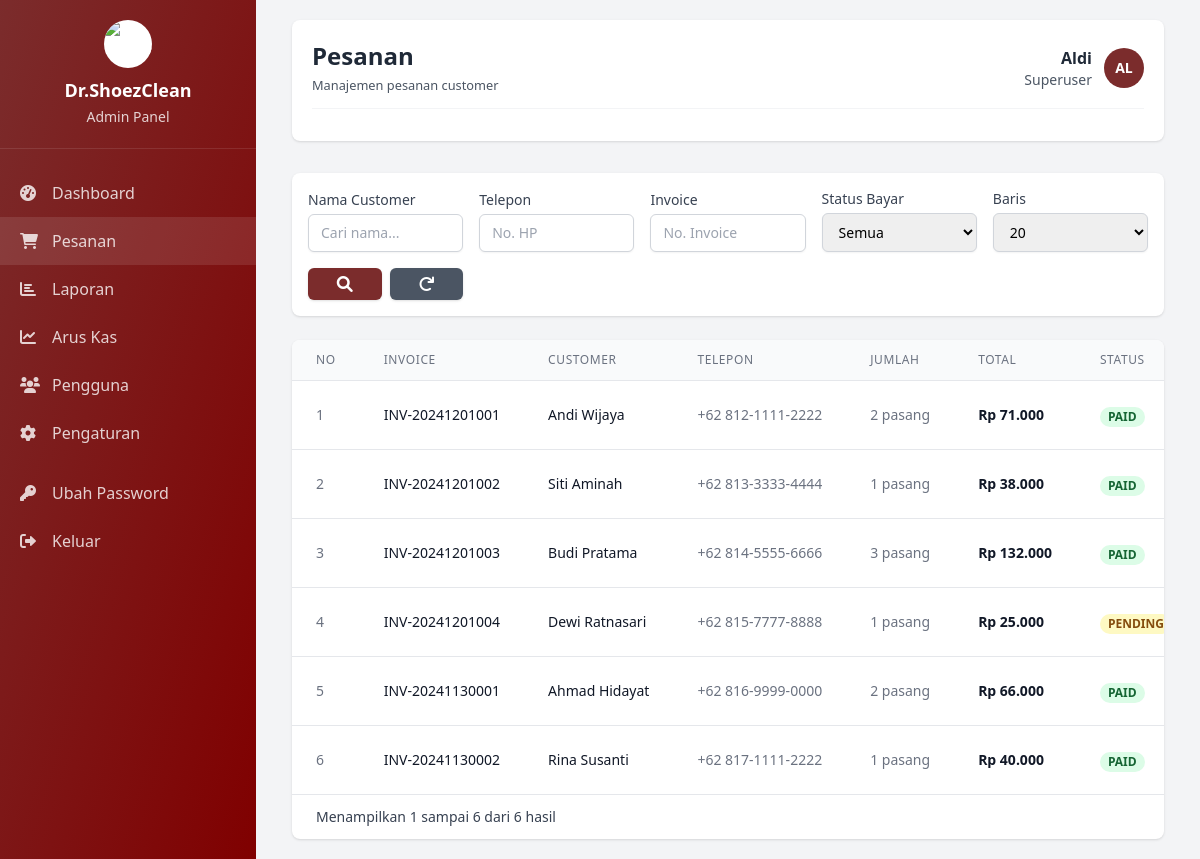
The page /admin/index.php?page=orders (signed in) on the database its author committed.
### tables this page shows
CREATE TABLE `settings` (
  `id` int(11) NOT NULL AUTO_INCREMENT,
  `setting_key` varchar(100) NOT NULL,
  `setting_value` text DEFAULT NULL,
  `setting_type` enum('text','number','boolean','image','file') NOT NULL DEFAULT 'text',
  `description` text DEFAULT NULL,
  `created_at` timestamp NOT NULL DEFAULT CURRENT_TIMESTAMP,
  `updated_at` timestamp NOT NULL DEFAULT CURRENT_TIMESTAMP ON UPDATE CURRENT_TIMESTAMP,
  PRIMARY KEY (`id`),
  UNIQUE KEY `setting_key` (`setting_key`)
);

CREATE TABLE `orders` (
  `id` int(11) NOT NULL AUTO_INCREMENT,
  `invoice_no` varchar(50) NOT NULL,
  `customer_name` varchar(100) NOT NULL,
  `phone` varchar(20) NOT NULL,
  `total_pairs` int(11) NOT NULL,
  `subtotal` decimal(10,0) NOT NULL DEFAULT 0,
  `total` decimal(10,0) NOT NULL DEFAULT 0,
  `payment_status` enum('pending','paid','cancelled') NOT NULL DEFAULT 'pending',
  `payment_method` enum('cash','transfer','qr') DEFAULT NULL,
  `date_in` date NOT NULL,
  `date_estimate_out` date DEFAULT NULL,
  `date_out` date DEFAULT NULL,
  `notes` text DEFAULT NULL,
  `status` enum('new','processing','ready','completed','cancelled') NOT NULL DEFAULT 'new',
  `created_by` int(11) DEFAULT NULL,
  `created_at` timestamp NOT NULL DEFAULT CURRENT_TIMESTAMP,
  `updated_at` timestamp NOT NULL DEFAULT CURRENT_TIMESTAMP ON UPDATE CURRENT_TIMESTAMP,
  PRIMARY KEY (`id`),
  UNIQUE KEY `invoice_no` (`invoice_no`),
  KEY `idx_customer` (`customer_name`),
  KEY `idx_phone` (`phone`),
  KEY `idx_payment_status` (`payment_status`),
  KEY `idx_date_in` (`date_in`),
  KEY `idx_status` (`status`),
  KEY `idx_created_by` (`created_by`),
  CONSTRAINT `orders_ibfk_1` FOREIGN KEY (`created_by`) REFERENCES `users` (`id`) ON DELETE SET NULL
);

### views/admin/orders/index.php (the view, shortened to what the rows shown need)
<!DOCTYPE html>
<html lang="id">
<head>
    <script src="https://cdn.tailwindcss.com"></script>
    <link href="https://cdnjs.cloudflare.com/ajax/libs/font-awesome/6.0.0/css/all.min.css" rel="stylesheet">
</head>
<body class="bg-gray-100">
    <?php include __DIR__ . '/../layouts/sidebar.php'; ?>
    <main class="md:ml-64 p-5 min-h-screen">
        <div class="max-w-7xl mx-auto px-4">
            <?php
            include __DIR__ . '/../layouts/header.php';
            ?>
            <?php
            $database = new Database();
            $db = $database->getConnection();
            $orderModel = new Order($db);
            $filters = [];
            $limit_options = [10, 20, 50, 100];
            $limit = isset($_GET['limit']) && in_array((int)$_GET['limit'], $limit_options) ? (int)$_GET['limit'] : 20;
            $page_num = isset($_GET['page_num']) ? (int)$_GET['page_num'] : 1;
            $offset = ($page_num - 1) * $limit;
            $total_orders = $orderModel->countAll($filters);
            $orders = $orderModel->getAll($filters, $limit, $offset);
            ?>
            <div class="bg-white p-4 rounded-lg shadow mb-6">
                <form method="GET">
                    <div class="grid grid-cols-1 md:grid-cols-3 lg:grid-cols-5 xl:grid-cols-6 gap-4 items-end">
                        <div>
                            <label for="customer_name" class="block text-sm font-medium text-gray-700 mb-1">Nama Customer</label>
                            <input type="text" id="customer_name" name="customer_name" class="w-full px-3 py-2 border border-gray-300 rounded-md shadow-sm focus:outline-none focus:ring-[#7B2C2C] focus:border-[#7B2C2C] sm:text-sm" value="<?= htmlspecialchars($filters['customer_name'] ?? '') ?>" placeholder="Cari nama...">
                        </div>
                        <div>
                            <label for="phone" class="block text-sm font-medium text-gray-700 mb-1">Telepon</label>
                            <input type="text" id="phone" name="phone" class="w-full px-3 py-2 border border-gray-300 rounded-md shadow-sm focus:outline-none focus:ring-[#7B2C2C] focus:border-[#7B2C2C] sm:text-sm" value="<?= htmlspecialchars($filters['phone'] ?? '') ?>" placeholder="No. HP">
                        </div>
                        <div>
                            <label for="invoice_no" class="block text-sm font-medium text-gray-700 mb-1">Invoice</label>
                            <input type="text" id="invoice_no" name="invoice_no" class="w-full px-3 py-2 border border-gray-300 rounded-md shadow-sm focus:outline-none focus:ring-[#7B2C2C] focus:border-[#7B2C2C] sm:text-sm" value="<?= htmlspecialchars($filters['invoice_no'] ?? '') ?>" placeholder="No. Invoice">
                        </div>
                        <div>
                            <label for="payment_status" class="block text-sm font-medium text-gray-700 mb-1">Status Bayar</label>
                            <select id="payment_status" name="payment_status" class="w-full px-3 py-2 border border-gray-300 rounded-md shadow-sm focus:outline-none focus:ring-[#7B2C2C] focus:border-[#7B2C2C] sm:text-sm">
                                <option value="">Semua</option>
                            </select>
                        </div>
                        <div>
                            <label for="limit" class="block text-sm font-medium text-gray-700 mb-1">Baris</label>
                            <select id="limit" name="limit" onchange="this.form.submit()" class="w-full px-3 py-2 border border-gray-300 rounded-md shadow-sm focus:outline-none focus:ring-[#7B2C2C] focus:border-[#7B2C2C] sm:text-sm">
                                <?php foreach ($limit_options as $option): ?>
                                <option value="<?= $option ?>" <?= $limit === $option ? 'selected' : '' ?>><?= $option ?></option>
                                <?php endforeach; ?>
                            </select>
                        </div>
                        <div class="flex gap-2">
                            <button type="submit" class="w-full bg-[#7B2C2C] text-white px-4 py-2 rounded-md hover:bg-[#6B2222] transition-colors shadow flex items-center justify-center">
                                <i class="fas fa-search"></i>
                            </button>
                            <a href="?page=orders" class="w-full bg-gray-600 text-white px-4 py-2 rounded-md hover:bg-gray-700 transition-colors shadow flex items-center justify-center">
                                <i class="fas fa-redo"></i>
                            </a>
                        </div>
                    </div>
                </form>
            </div>
            <div class="bg-white rounded-lg shadow overflow-hidden">
                <div class="overflow-x-auto">
                    <table class="w-full min-w-full divide-y divide-gray-200">
                        <thead class="bg-gray-50">
                            <tr>
                                <th class="px-6 py-3 text-left text-xs font-medium text-gray-500 uppercase tracking-wider">No</th>
                                <th class="px-6 py-3 text-left text-xs font-medium text-gray-500 uppercase tracking-wider">Invoice</th>
                                <th class="px-6 py-3 text-left text-xs font-medium text-gray-500 uppercase tracking-wider">Customer</th>
                                <th class="px-6 py-3 text-left text-xs font-medium text-gray-500 uppercase tracking-wider">Telepon</th>
                                <th class="px-6 py-3 text-left text-xs font-medium text-gray-500 uppercase tracking-wider">Jumlah</th>
                                <th class="px-6 py-3 text-left text-xs font-medium text-gray-500 uppercase tracking-wider">Total</th>
                                <th class="px-6 py-3 text-left text-xs font-medium text-gray-500 uppercase tracking-wider">Status</th>
                            </tr>
                        </thead>
                        <tbody class="bg-white divide-y divide-gray-200">
                            <?php if (empty($orders)): ?>
                                <tr>
                                    <td colspan="9" class="text-center py-10">
                                        <div class="text-gray-400">
                                            <i class="fas fa-inbox fa-3x mb-3"></i>
                                            <p class="text-gray-500">Tidak ada pesanan yang cocok dengan filter.</p>
                                        </div>
                                    </td>
                                </tr>
                            <?php else: ?>
                                <?php foreach ($orders as $index => $order): ?>
                                <tr class="hover:bg-gray-50">
                                    <td class="px-6 py-4 whitespace-nowrap text-sm text-gray-500"><?= $offset + $index + 1 ?></td>
                                    <td class="px-6 py-4 whitespace-nowrap text-sm font-medium text-gray-900"><?= htmlspecialchars($order['invoice_no']) ?></td>
                                    <td class="px-6 py-4 whitespace-nowrap text-sm text-gray-900"><?= htmlspecialchars($order['customer_name']) ?></td>
                                    <td class="px-6 py-4 whitespace-nowrap text-sm text-gray-500"><?= htmlspecialchars($order['phone']) ?></td>
                                    <td class="px-6 py-4 whitespace-nowrap text-sm text-gray-500"><?= $order['total_pairs'] ?> pasang</td>
                                    <td class="px-6 py-4 whitespace-nowrap text-sm text-gray-900 font-semibold"><?= formatCurrency($order['total']) ?></td>
                                    <td class="px-6 py-4 whitespace-nowrap">
                                        <?php
                                        $statusClass = [
                                            'paid' => 'bg-green-100 text-green-800',
                                            'pending' => 'bg-yellow-100 text-yellow-800',
                                            'cancelled' => 'bg-red-100 text-red-800'
                                        ][$order['payment_status']] ?? 'bg-gray-100 text-gray-800';
                                        ?>
                                        <span class="px-2 inline-flex text-xs leading-5 font-semibold rounded-full <?= $statusClass ?>">
                                            <?= strtoupper(htmlspecialchars($order['payment_status'])) ?>
                                        </span>
                                    </td>
                                </tr>
                                <?php endforeach; ?>
                            <?php endif; ?>
                        </tbody>
                    </table>
                </div>
                <div class="px-4 py-3 flex items-center justify-between border-t border-gray-200 sm:px-6">
                    <div class="hidden sm:flex-1 sm:flex sm:items-center sm:justify-between">
                        <div>
                            <p class="text-sm text-gray-700">
                                Menampilkan
                                <span class="font-medium"><?= $offset + 1 ?></span>
                                sampai
                                <span class="font-medium"><?= $offset + count($orders) ?></span>
                                dari
                                <span class="font-medium"><?= $total_orders ?></span>
                                hasil
                            </p>
                        </div>
                    </div>
                </div>
            </div>
        </div>
    </main>
</body>
</html>

### views/admin/layouts/sidebar.php (shortened to what the rows shown need)
<?php
$current_page = $_GET['page'] ?? 'dashboard';
?>
<nav id="sidebar" class="sidebar bg-gradient-to-br from-[#7B2C2C] to-[#800000] text-white w-64 fixed inset-y-0 left-0 z-50 overflow-y-auto transition-transform duration-300 ease-in-out md:translate-x-0 -translate-x-full">
    <div class="sidebar-header p-5 text-center border-b border-white border-opacity-10">
        <?php
        require_once __DIR__ . '/../helpers/logo_helper.php';
        $logoPath = getLogoPath();
        $shopName = getSetting('shop_name', 'Dr.ShoezClean');
        ?>
        <div class="sidebar-logo w-12 h-12 bg-white rounded-full flex items-center justify-center mx-auto mb-2 overflow-hidden">
            <img src="<?= $logoPath ?>" alt="<?= getLogoAlt() ?>" class="w-full h-full object-cover">
        </div>
        <h5 class="text-lg font-semibold"><?= htmlspecialchars($shopName) ?></h5>
        <small class="text-sm opacity-80">Admin Panel</small>
    </div>
    <div class="sidebar-menu py-5">
        <ul class="flex flex-col list-none">
            <li class="nav-item">
                <a class="nav-link flex items-center py-3 px-5 text-white text-opacity-80 hover:bg-white hover:bg-opacity-10 hover:text-white transition-all duration-300 ease-in-out <?= $current_page == 'dashboard' ? 'bg-white bg-opacity-10' : '' ?>" href="?page=dashboard">
                    <i class="fas fa-tachometer-alt w-5 mr-3"></i> Dashboard
                </a>
            </li>
            <li class="nav-item">
                <a class="nav-link flex items-center py-3 px-5 text-white text-opacity-80 hover:bg-white hover:bg-opacity-10 hover:text-white transition-all duration-300 ease-in-out <?= $current_page == 'orders' ? 'bg-white bg-opacity-10' : '' ?>" href="?page=orders">
                    <i class="fas fa-shopping-cart w-5 mr-3"></i> Pesanan
                </a>
            </li>
            <li class="nav-item">
                <a class="nav-link flex items-center py-3 px-5 text-white text-opacity-80 hover:bg-white hover:bg-opacity-10 hover:text-white transition-all duration-300 ease-in-out <?= $current_page == 'reports' ? 'bg-white bg-opacity-10' : '' ?>" href="?page=reports">
                    <i class="fas fa-chart-bar w-5 mr-3"></i> Laporan
                </a>
            </li>
            <?php if (isSuperuser()) : ?>
            <li class="nav-item">
                <a class="nav-link flex items-center py-3 px-5 text-white text-opacity-80 hover:bg-white hover:bg-opacity-10 hover:text-white transition-all duration-300 ease-in-out <?= $current_page == 'cash_flow' ? 'bg-white bg-opacity-10' : '' ?>" href="?page=cash_flow">
                    <i class="fas fa-chart-line w-5 mr-3"></i> Arus Kas
                </a>
            </li>
            <li class="nav-item">
                <a class="nav-link flex items-center py-3 px-5 text-white text-opacity-80 hover:bg-white hover:bg-opacity-10 hover:text-white transition-all duration-300 ease-in-out <?= $current_page == 'users' ? 'bg-white bg-opacity-10' : '' ?>" href="?page=users">
                    <i class="fas fa-users w-5 mr-3"></i> Pengguna
                </a>
            </li>
            <li class="nav-item">
                <a class="nav-link flex items-center py-3 px-5 text-white text-opacity-80 hover:bg-white hover:bg-opacity-10 hover:text-white transition-all duration-300 ease-in-out <?= $current_page == 'settings' ? 'bg-white bg-opacity-10' : '' ?>" href="?page=settings">
                    <i class="fas fa-cog w-5 mr-3"></i> Pengaturan
                </a>
            </li>
            <?php endif; ?>
            <li class="nav-item mt-3">
                <a class="nav-link flex items-center py-3 px-5 text-white text-opacity-80 hover:bg-white hover:bg-opacity-10 hover:text-white transition-all duration-300 ease-in-out <?= $current_page == 'change_password' ? 'bg-white bg-opacity-10' : '' ?>" href="?page=change_password">
                    <i class="fas fa-key w-5 mr-3"></i> Ubah Password
                </a>
            </li>
            <li class="nav-item">
                <a class="nav-link flex items-center py-3 px-5 text-white text-opacity-80 hover:bg-white hover:bg-opacity-10 hover:text-white transition-all duration-300 ease-in-out" href="../login.php?action=logout">
                    <i class="fas fa-sign-out-alt w-5 mr-3"></i> Keluar
                </a>
            </li>
        </ul>
    </div>
</nav>

### rows shown on the page
settings: setting_value "Dr.ShoezClean"
orders: index "1", invoice_no "INV-20241201001", customer_name "Andi Wijaya", phone "+62 812-1111-2222", total_pairs "2", total "Rp 71.000", payment_status "PAID"
orders: index "2", invoice_no "INV-20241201002", customer_name "Siti Aminah", phone "+62 813-3333-4444", total_pairs "1", total "Rp 38.000", payment_status "PAID"
orders: index "3", invoice_no "INV-20241201003", customer_name "Budi Pratama", phone "+62 814-5555-6666", total_pairs "3", total "Rp 132.000", payment_status "PAID"
orders: index "4", invoice_no "INV-20241201004", customer_name "Dewi Ratnasari", phone "+62 815-7777-8888", total_pairs "1", total "Rp 25.000", payment_status "PENDING"
orders: index "5", invoice_no "INV-20241130001", customer_name "Ahmad Hidayat", phone "+62 816-9999-0000", total_pairs "2", total "Rp 66.000", payment_status "PAID"
orders: index "6", invoice_no "INV-20241130002", customer_name "Rina Susanti", phone "+62 817-1111-2222", total_pairs "1", total "Rp 40.000", payment_status "PAID"

### other values the page prints
$page_title "Pesanan"
$page_subtitle "Manajemen pesanan customer"
$_SESSION['full_name'] "Aldi"
$_SESSION['user_role'] "Superuser"
substr(htmlspecialchars($_SESSION['full_name']), 0, 2) "AL"
$offset + 1 "1"
$offset + count($orders) "6"
$total_orders "6"
form field limit "20"
